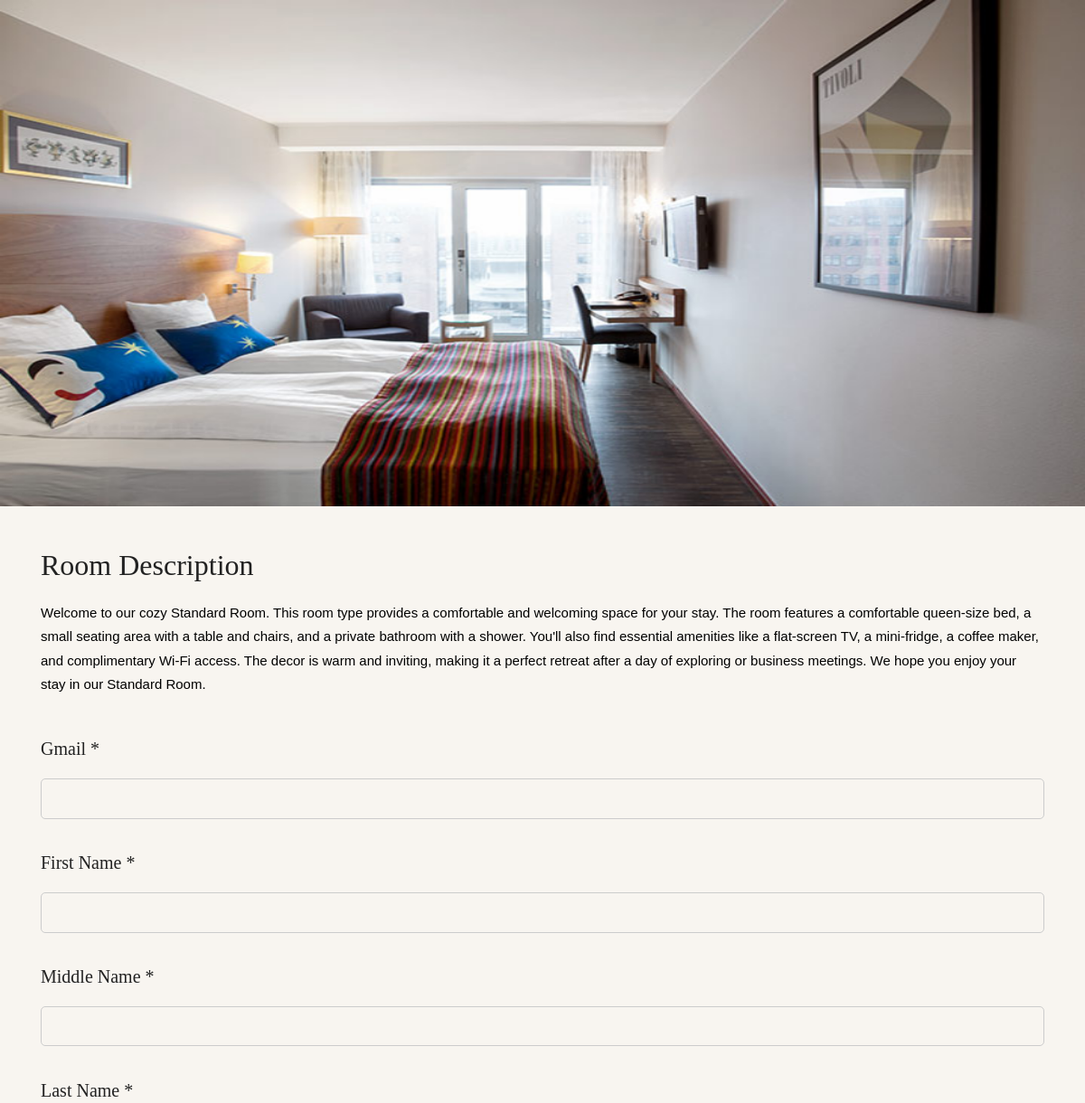
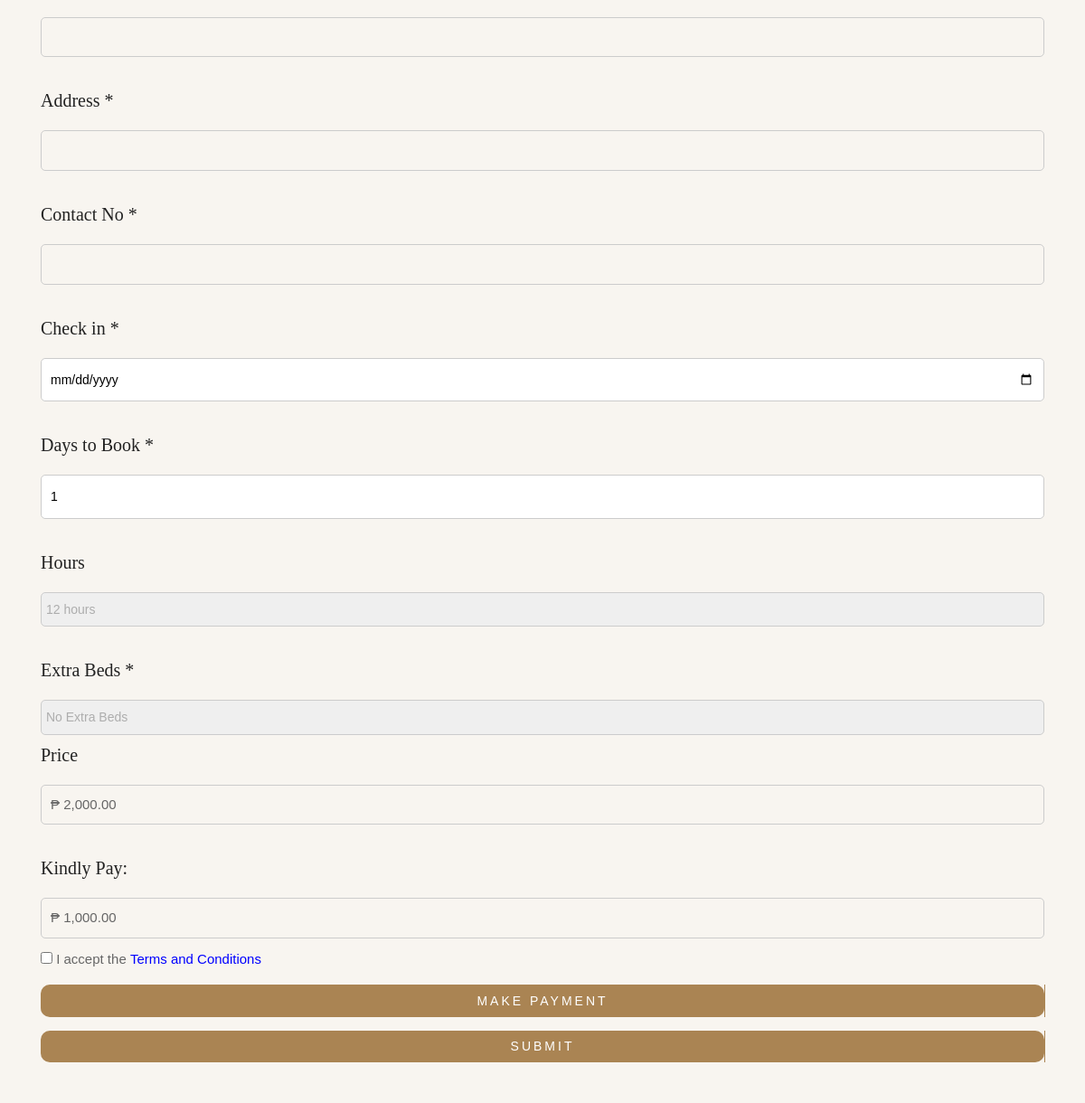
Screenshot of /client/form.php?room_id=1 with the database file from the repository (2 pictures, top to bottom).
### tables this page shows
CREATE TABLE `room` (
  `room_id` int(11) NOT NULL,
  `room_type` varchar(50) NOT NULL,
  `price` varchar(11) NOT NULL,
  `photo` varchar(100) NOT NULL,
  `available` int(1) NOT NULL,
  `description` text NOT NULL
);

### client/form.php (the view, shortened to what this page needs)
<!DOCTYPE html>
<html lang="en">
<head>
	<link rel="stylesheet" href="css/plugins.css" />
	<link rel="stylesheet" href="css/style.css" />
</head>
<body>
	<?php
	require_once '../admin/connect.php';
	$query = $conn->query("SELECT * FROM `room` WHERE `room_id` = '$_REQUEST[room_id]'") or die(mysql_error());
	$fetch = $query->fetch_array();
	?>
	<div class="col">
		<div class="rooms2 mb-90 left animate-box fadeInUp animated" data-animate-effect="fadeInUp"
			style="margin-bottom: 0px !important;">
			<div class="image-container">
				<img style="height: 70vh;" src="../client/img/rooms/<?php echo $fetch['photo'] ?>" alt=""
					class="img-fluid">
			</div>
		</div>
		<div class="booking-box">
			<form method="POST" enctype="multipart/form-data" action="formaction.php">
				<div class="row">
					<h2>Room Description</h2>
					<p>
						<?php echo $fetch['description']; ?>
					</p>
					<div class="form-group">
						<br>
						<h5>Gmail *</h5>
						<input name="gmail" type="email" required class="small-input">
					</div>
					<div class="form-group">
						<br>
						<h5>First Name *</h5>
						<input type="text" name="firstname" required="required" class="small-input" />
					</div>
					<div class="form-group">
						<br>
						<h5>Middle Name *</h5>
						<input type="text" name="middlename" required="required" class="small-input" />
					</div>
					<div class="form-group">
						<br>
						<h5>Last Name *</h5>
						<input type="text" name="lastname" required="required" class="small-input" />
					</div>
					<div class="form-group">
						<br>
						<h5>Address *</h5>
						<input type="text" name="address" required="required" class="small-input" />
					</div>
					<div class="form-group">
						<br>
						<h5>Contact No *</h5>
						<input type="text" name="contactno" required="required" class="small-input" />
					</div>
					<div class="form-group">
						<br>
						<h5>Check in *</h5>
						<input type="date" name="date" required="required" class="small-input" />
					</div>
					<div class="form-group">
						<br>
						<h5>Days to Book *</h5>
						<input id="daysSelect" name="days" required="required" type="number" value="1"
							class="small-input">
					</div>
					<div class="form-group">
						<br>
						<h5>Hours</h5>
						<select id="hoursSelect" class="small-input">
							<option value="12">12 hours</option>
						</select>
					</div>
					<div class="form-group">
						<br>
						<h5>Extra Beds *</h5>
						<select id="extraBedsSelect" name="extra_beds" required="required" class="small-input">
							<option value="0">No Extra Beds</option>
						</select>
					</div>
					<div class="form-group">
						<h5>Price</h5>
						<input name="bill" id="roomPrice" type="text"
							value="<?php echo "₱. " . $fetch['price'] . ".00"; ?>" readonly class="small-input">
					</div>
					<div class="form-group">
						<br>
						<h5>Kindly Pay: </h5>
						<?php
						$downPayment = $fetch['price'] * 0.5;
						?>
						<input name="down" type="text" value="<?php echo number_format($downPayment, 2); ?>" readonly
							class="small-input">
					</div>
					<div class="form-group">
						<input type="checkbox" id="termsCheckbox" name="acceptTerms" required>
						<label for="termsCheckbox">I accept the <a style="color: blue;" href="terms.php"
								target="_blank">Terms and Conditions</a></label>
					</div>
					<div class="form-group">
						<a id="paymentButton" class="btn-form1-submit mt-15 small-button"
							style="text-align: center;">Make Payment</a>
					</div>
					<div class="form-group">
						<button class="btn-form1-submit mt-15 small-button" type="button"
							id="submitButton">Submit</button>
					</div>
				</div>
			</form>
		</div>
	</div>
</body>
</html>

### client/form.php (style rules this page uses)
input[type="text"], input[type="number"], input[type="email"], select, input[type="file"] { width: 100%; padding: 10px; border: 1px solid #ccc; border-radius: 5px; margin-bottom: 10px; }
input[type="date"] { width: 100%; padding: 10px; border: 1px solid #ccc; border-radius: 5px; margin-bottom: 10px; }
.small-input { font-size: 14px; padding: 5px; }
.small-button { font-size: 14px; padding: 5px 10px; }

### rows the page displays
room: photo (picture), description "Welcome to our cozy Standard Room. This room type provides a comfortable and welcoming space for your stay. The room features a comfortable queen-size bed, a small seating area with a table and chairs, and a private bathroom with a shower. You'll also find essential amenities like a flat-screen TV, a mini-fridge, a coffee maker, and complimentary Wi-Fi access. The decor is warm and inviting, making it a perfect retreat after a day of exploring or business meetings. We hope you enjoy your stay in our Standard Room.", bill "₱ 2,000.00", down "₱ 1,000.00"
